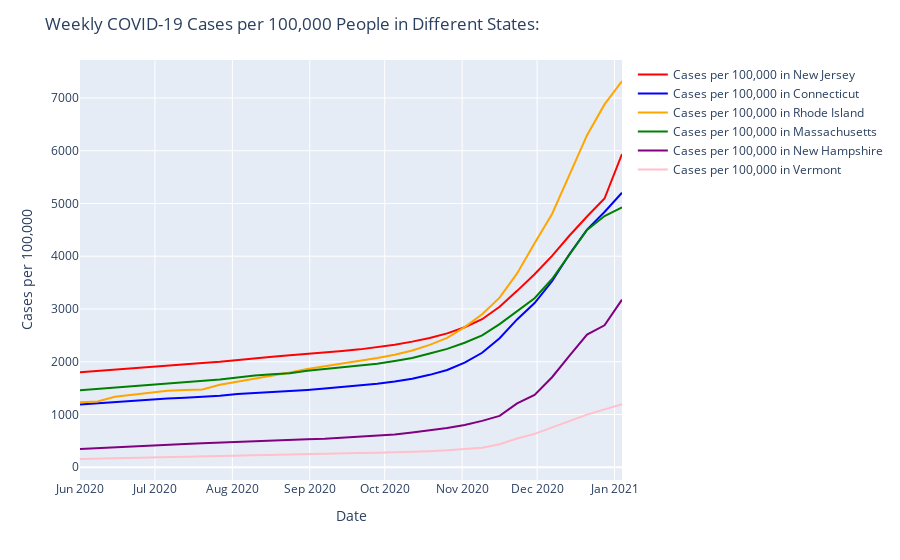
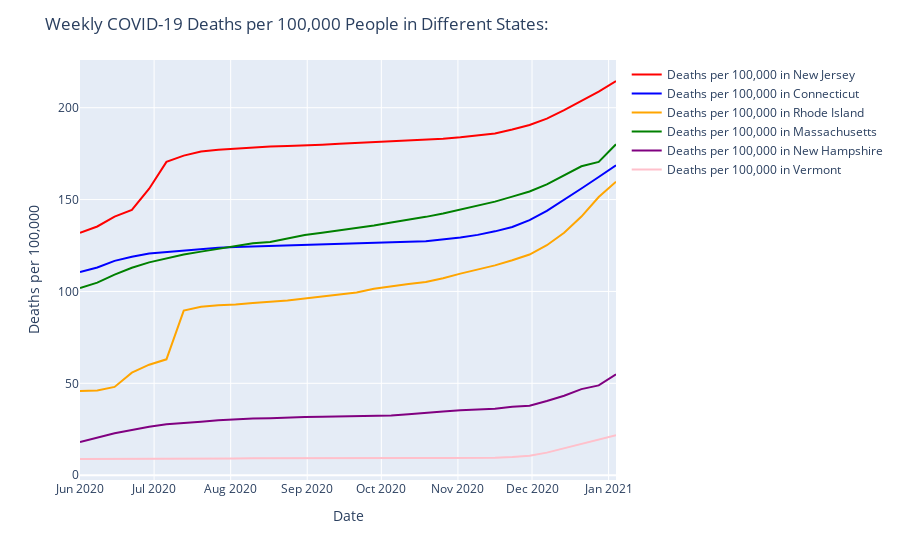

Notebook code for these charts, in order:
### Markdown cell above
### Plotting New Jersey, Connecticut, Rhode Island, Massachusetts, New Hampshire, and Vermont in a Graph:

### Code cell
import plotly.express as px

# line plot for weekly cases and deaths per 100,000 people in New Jersey, Connecticut, Rhode Island, Massachusetts, New Hampshire, and Vermont:

# initializing plot for cases
fig_states = px.line()

# initialzing plot for deaths
fig2_states = px.line()

# adding case data for New Jersey
fig_states.add_scatter(
        x = weekly_nj_cases.reset_index()['date'],
        y = weekly_nj_cases.reset_index()['per_100k'],
        mode = 'lines',
        name = 'Cases per 100,000 in New Jersey',
        line = dict(color = 'red'))  
# adding death data for New Jersey
fig2_states.add_scatter(
        x = weekly_nj_deaths.reset_index()['date'],
        y = weekly_nj_deaths['per_100k'],
        mode = 'lines',
        name = 'Deaths per 100,000 in New Jersey',
        line = dict(color = 'red'))   

# adding case data for Connecticut
fig_states.add_scatter(
        x = weekly_ct_cases.reset_index()['date'],
        y = weekly_ct_cases.reset_index()['per_100k'],
        mode = 'lines',
        name = 'Cases per 100,000 in Connecticut',
        line = dict(color = 'blue'))  
# adding death data for Connecticut
fig2_states.add_scatter(
        x = weekly_ct_deaths.reset_index()['date'],
        y = weekly_ct_deaths['per_100k'],
        mode = 'lines',
        name = 'Deaths per 100,000 in Connecticut',
        line = dict(color = 'blue'))  

# adding case data for Rhode Island
fig_states.add_scatter(
        x = weekly_ri_cases.reset_index()['date'],
        y = weekly_ri_cases.reset_index()['per_100k'],
        mode = 'lines',
        name = 'Cases per 100,000 in Rhode Island',
        line = dict(color = 'orange'))  
# adding death data for Rhode Island
fig2_states.add_scatter(
        x = weekly_ri_deaths.reset_index()['date'],
        y = weekly_ri_deaths['per_100k'],
        mode = 'lines',
        name = 'Deaths per 100,000 in Rhode Island',
        line = dict(color = 'orange'))  

# adding case data for Massachusetts
fig_states.add_scatter(
        x = weekly_ma_cases.reset_index()['date'],
        y = weekly_ma_cases.reset_index()['per_100k'],
        mode = 'lines',
        name = 'Cases per 100,000 in Massachusetts',
        line = dict(color = 'green'))  
# adding death data for Massachusetts
fig2_states.add_scatter(
        x = weekly_ma_deaths.reset_index()['date'],
        y = weekly_ma_deaths['per_100k'],
        mode = 'lines',
        name = 'Deaths per 100,000 in Massachusetts',
        line = dict(color = 'green'))  

# adding case data for New Hampshire
fig_states.add_scatter(
        x = weekly_nh_cases.reset_index()['date'],
        y = weekly_nh_cases.reset_index()['per_100k'],
        mode = 'lines',
        name = 'Cases per 100,000 in New Hampshire',
        line = dict(color = 'purple'))  
# adding death data for New Hampshire
fig2_states.add_scatter(
        x = weekly_nh_deaths.reset_index()['date'],
        y = weekly_nh_deaths['per_100k'],
        mode = 'lines',
        name = 'Deaths per 100,000 in New Hampshire',
        line = dict(color = 'purple'))  

# adding case data for Vermont
fig_states.add_scatter(
        x = weekly_vt_cases.reset_index()['date'],
        y = weekly_vt_cases.reset_index()['per_100k'],
        mode = 'lines',
        name = 'Cases per 100,000 in Vermont',
        line = dict(color = 'pink'))  
# adding death data for Vermont
fig2_states.add_scatter(
        x = weekly_vt_deaths.reset_index()['date'],
        y = weekly_vt_deaths['per_100k'],
        mode = 'lines',
        name = 'Deaths per 100,000 in Vermont',
        line = dict(color = 'pink'))  

# updating figure data
fig_states.update_layout(
        title = 'Weekly COVID-19 Cases per 100,000 People in Different States:',
        xaxis_title = 'Date',
        yaxis_title = 'Cases per 100,000',)

fig2_states.update_layout(
        title = 'Weekly COVID-19 Deaths per 100,000 People in Different States:',
        xaxis_title = 'Date',
        yaxis_title = 'Deaths per 100,000',)
                   
# Display and save the first figure
fig_states.show()
pio.write_image(fig_states, 'fig_states.png')

# Display and save the second figure
fig2_states.show()
pio.write_image(fig2_states, 'fig2_states.png')

# Display both images
from IPython.display import Image, display

display(Image('fig_states.png'))  # display first image
display(Image('fig2_states.png')) # display second image
